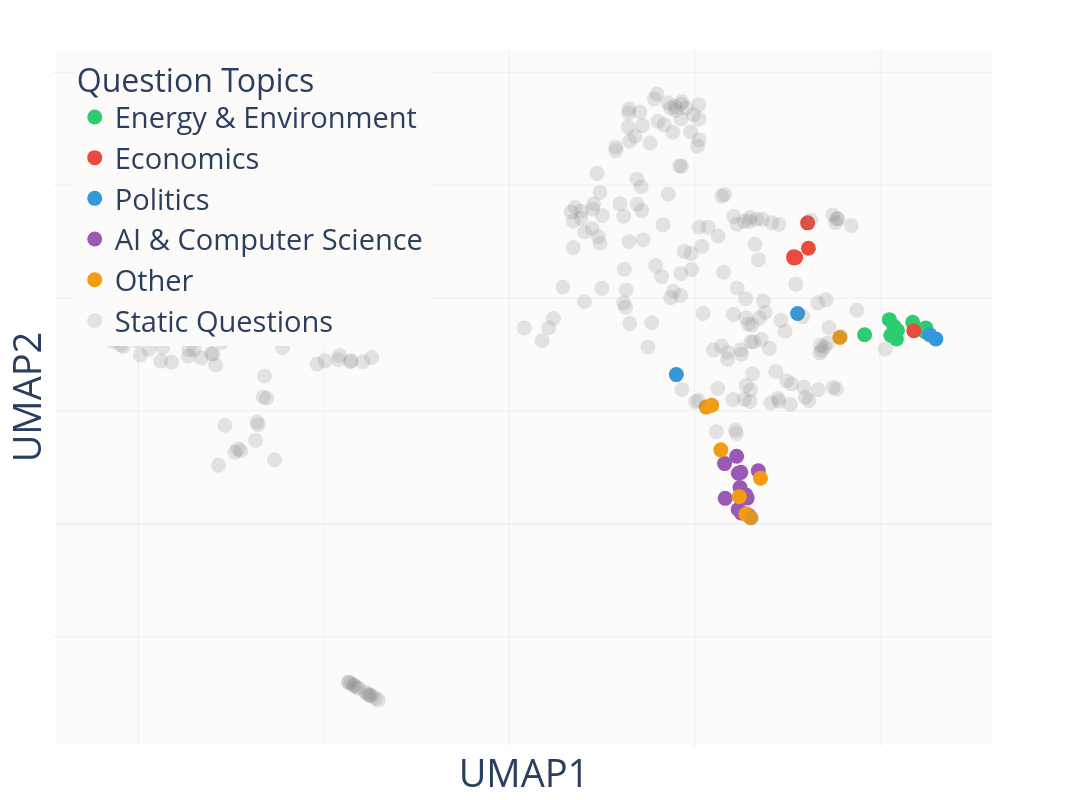

The notebook cell saved with this chart:
### Code cell
# Run the analysis
# model_names = ['gpt-4o', 'o1_mini', 'deepseek-v3', 'llama_70b', 'sonnet', 'llama_8b', 'gpt-4o-mini']
model_names = ['deepseek-v3']
# all_questions = Ps + Qs + PQs
# all_questions = PQs
viz_df = analyze_model_topics_umap_with_unlabeled(logical_and_df, model_names, all_questions)

### Figure 1 — Plotly figure (JSON) as saved in the notebook; plotly's stock layout.template omitted (floating-point values rounded to 4 significant figures; data arrays with more than 128 entries replaced by an {"elided": "..."} marker saying what was removed)
{"data": [{"customdata": [["deepseek-v3", "Energy & Environment", "This question resolves as YES if both the European Union implements a carbon bor<br>der adjustment mechanism by 2028 and the global demand for renewable energy incr<br>eases by more than 12% by 2032, as reported by the European Commission and the I<br>EA on their official websites by December 31, 2032. Resolution source: European <br>Commission's official press releases and IEA's official energy statistics."], ["deepseek-v3", "Energy & Environment", "This question resolves as YES if both the European Union implements a carbon pri<br>cing mechanism by 2028 and the share of renewable energy sources in the EU's ene<br>rgy mix increases by more than 20% by 2030, as reported by the European Commissi<br>on and the IEA on their official websites by December 31, 2030. Resolution sourc<br>e: European Commission's official press releases and IEA's official energy stati<br>stics."], ["deepseek-v3", "Energy & Environment", "This question resolves as YES if both the European Union implements a carbon pri<br>cing mechanism by 2029 and the share of renewable energy sources in the EU's ene<br>rgy mix increases by more than 25% by 2031, as reported by the European Commissi<br>on on their official website by December 31, 2031. Resolution source: European C<br>ommission's official press releases and European Commission's official energy st<br>atistics."], ["deepseek-v3", "Energy & Environment", "This question resolves as YES if both Norway increases its investment in offshor<br>e wind energy by more than 15% by 2027 and its greenhouse gas emissions decrease<br> by more than 10% by 2030, as reported by the Norwegian Ministry of Petroleum an<br>d Energy and the Norwegian Environment Agency on their official websites by Dece<br>mber 31, 2030. Resolution source: Norwegian Ministry of Petroleum and Energy's o<br>fficial press releases and Norwegian Environment Agency's official emissions rep<br>orts."], ["deepseek-v3", "Energy & Environment", "This question resolves as YES if both China increases its investment in renewabl<br>e energy by more than 15% by 2028 and its GDP growth rate increases by more than<br> 5% by 2030, as reported by the Chinese Ministry of Finance and the World Bank o<br>n their official websites by December 31, 2030. Resolution source: Chinese Minis<br>try of Finance's official press releases and World Bank's official GDP growth ra<br>te data."], ["deepseek-v3", "Energy & Environment", "This question resolves as YES if both the cost of solar energy decreases by more<br> than 20% and the number of countries generating more than 50% of their electric<br>ity from renewable sources increases by more than 30% by 2029, as reported by th<br>e IEA on their official website (iea.org) by December 31, 2029. Resolution sourc<br>e: IEA's official reports."], ["deepseek-v3", "Energy & Environment", "This question resolves as YES if both China increases its investment in solar en<br>ergy by more than 20% by 2028 and its greenhouse gas emissions decrease by more <br>than 10% by 2030, as reported by the Chinese Ministry of Finance and the Chinese<br> Ministry of Ecology and Environment on their official websites by December 31, <br>2030. Resolution source: Chinese Ministry of Finance's official press releases a<br>nd Chinese Ministry of Ecology and Environment's official emissions reports."], ["deepseek-v3", "Energy & Environment", "This question resolves as YES if both the cost of lithium-ion batteries decrease<br>s by more than 30% and the number of electric vehicles on the road increases by <br>more than 50% by 2029, as reported by BloombergNEF and the ICCT on their officia<br>l websites by December 31, 2029. Resolution source: BloombergNEF's official repo<br>rts and ICCT's official reports."], ["deepseek-v3", "Energy & Environment", "This question resolves as YES if both the United States implements a national re<br>newable energy standard by 2029 and the number of renewable energy jobs increase<br>s by more than 25% by 2031, as reported by the US Department of Energy and IRENA<br> on their official websites by December 31, 2031. Resolution source: US Departme<br>nt of Energy's official press releases and IRENA's official data."]], "hovertemplate": "Topic_Group=%{customdata[1]}<br>Model=%{customdata[0]}<br>Question=%{customdata[2]}<extra></extra>", "legendgroup": "Energy & Environment", "marker": {"color": "#2ecc71", "size": 15, "symbol": "circle"}, "mode": "markers", "name": "Energy & Environment", "orientation": "v", "showlegend": true, "type": "scatter", "x": [12.18, 12.19, 12.11, 12.35, 12.49, 12.15, 12.48, 11.83, 12.1], "xaxis": "x", "y": [3.275, 3.427, 3.34, 3.57, 3.471, 3.494, 3.404, 3.348, 3.617], "yaxis": "y"}, {"customdata": [["deepseek-v3", "Economics", "This question resolves as YES if both China increases its investment in renewabl<br>e energy by more than 10% by 2030 and its GDP growth rate increases by more than<br> 4% by 2035, as reported by the Chinese Ministry of Finance and the World Bank o<br>n their official websites by December 31, 2035. Resolution source: Chinese Minis<br>try of Finance's official press releases and World Bank's official GDP growth ra<br>te data."], ["deepseek-v3", "Economics", "This question resolves as YES if both the Federal Reserve raises interest rates <br>by more than 1% and the S&P 500 declines by more than 10% in 2025, as announced <br>by the Federal Reserve and reported by S&P Dow Jones Indices on their official w<br>ebsites by December 31, 2025."], ["deepseek-v3", "Economics", "This question resolves as YES if both the Federal Reserve raises interest rates <br>by more than 1% and the S&P 500 declines by more than 10% in 2025, as announced <br>by the Federal Reserve and reported by S&P Dow Jones Indices on their official w<br>ebsites by December 31, 2025."], ["deepseek-v3", "Economics", "The ECB's decisions can have far-reaching effects on the economy and financial m<br>arkets. Resolution date: December 31, 2026. Resolution criteria: Official ECB pr<br>ess release and exchange rate data. Resolution source: ECB.eu"], ["deepseek-v3", "Economics", "This question resolves as YES if both the Federal Reserve raises interest rates <br>by more than 1% and the yield on the 10-year Treasury bond exceeds 4.5% in 2025,<br> as announced by the Federal Reserve and reported by the US Department of the Tr<br>easury on their official websites by December 31, 2025."], ["deepseek-v3", "Economics", "This question resolves as YES if both the European Central Bank implements a neg<br>ative interest rate policy by 2028 and the eurozone inflation rate increases by <br>more than 2.5% by 2030, as reported by the European Central Bank and Eurostat on<br> their official websites by December 31, 2030. Resolution source: European Centr<br>al Bank's official press releases and Eurostat's official inflation rate data."]], "hovertemplate": "Topic_Group=%{customdata[1]}<br>Model=%{customdata[0]}<br>Question=%{customdata[2]}<extra></extra>", "legendgroup": "Economics", "marker": {"color": "#e74c3c", "size": 15, "symbol": "circle"}, "mode": "markers", "name": "Economics", "orientation": "v", "showlegend": true, "type": "scatter", "x": [12.36, 11.07, 11.09, 11.22, 11.07, 11.23], "xaxis": "x", "y": [3.421, 4.731, 4.718, 5.332, 4.709, 4.881], "yaxis": "y"}, {"customdata": [["deepseek-v3", "Politics", "This question resolves as YES if both the adoption of automation technology in t<br>he manufacturing sector increases by more than 25% by 2027 and the unemployment <br>rate in the manufacturing sector increases by more than 5% by 2028, as reported <br>by the International Federation of Robotics and the BLS on their official websit<br>es by December 31, 2028. Resolution source: International Federation of Robotics<br>' official reports and BLS's official unemployment rate data."], ["deepseek-v3", "Politics", "This question resolves as YES if both the United States increases its military e<br>xpenditure by more than 10% in 2026 and the number of terrorist attacks on US so<br>il decreases by more than 15% by 2028, as reported by the US Department of Defen<br>se and the Global Terrorism Database on their official websites by December 31, <br>2028. Resolution source: US Department of Defense's official budget reports and <br>Global Terrorism Database's official reports."], ["deepseek-v3", "Politics", "This question resolves as YES if both China increases its education budget by mo<br>re than 10% by 2028 and its GDP growth rate increases by more than 5% by 2030, a<br>s reported by the Chinese Ministry of Education and the World Bank on their offi<br>cial websites by December 31, 2030. Resolution source: Chinese Ministry of Educa<br>tion's official press releases and World Bank's official GDP growth rate data."], ["deepseek-v3", "Politics", "This question resolves as YES if both the United States and China sign a new tra<br>de agreement and the EU imposes new tariffs on Chinese imports in 2025, as annou<br>nced by the Office of the United States Trade Representative (USTR) and reported<br> by the European Commission on their official websites by January 31, 2026."]], "hovertemplate": "Topic_Group=%{customdata[1]}<br>Model=%{customdata[0]}<br>Question=%{customdata[2]}<extra></extra>", "legendgroup": "Politics", "marker": {"color": "#3498db", "size": 15, "symbol": "circle"}, "mode": "markers", "name": "Politics", "orientation": "v", "showlegend": true, "type": "scatter", "x": [9.802, 11.11, 12.6, 12.53], "xaxis": "x", "y": [2.644, 3.727, 3.276, 3.351], "yaxis": "y"}, {"customdata": [["deepseek-v3", "AI & Computer Science", "This question resolves as YES if both IBM develops a quantum computer and the US<br> Department of Energy invests more than $1 billion in quantum computing research<br> by 2030, as reported by IBM and the US Department of Energy on their official w<br>ebsites by December 31, 2030. Resolution source: IBM's official press releases a<br>nd US Department of Energy's official budget reports."], ["deepseek-v3", "AI & Computer Science", "This question resolves as YES if both Microsoft develops a quantum computer and <br>the US Department of Defense invests more than $2 billion in quantum computing r<br>esearch by 2032, as reported by Microsoft and the US Department of Defense on th<br>eir official websites by December 31, 2032. Resolution source: Microsoft's offic<br>ial press releases and US Department of Defense's official budget reports."], ["deepseek-v3", "AI & Computer Science", "This question resolves as YES if both AWS implements a new encryption protocol b<br>y 2029 and the number of cloud storage data breaches decreases by more than 15% <br>by 2031, as reported by AWS and the CSA on their official websites by December 3<br>1, 2031. Resolution source: AWS's official press releases and CSA's official dat<br>a."], ["deepseek-v3", "AI & Computer Science", "This question resolves as YES if both Google announces a functional quantum comp<br>uter and the NSA develops and implements new quantum-resistant encryption standa<br>rds by 2029, as reported by Google and the NSA on their official websites by Dec<br>ember 31, 2029. Resolution source: Google's official blog posts and NSA's offici<br>al press releases."], ["deepseek-v3", "AI & Computer Science", "This question resolves as YES if both Alphabet (Google) increases its investment<br> in AI research by more than 15% by 2032 and the number of AI-powered products a<br>nd services increases by more than 25% by 2035, as reported by Alphabet (Google)<br> and the AI Now Institute on their official websites by December 31, 2035. Resol<br>ution source: Alphabet (Google)'s official press releases and AI Now Institute's<br> official reports."], ["deepseek-v3", "AI & Computer Science", "This question resolves as YES if both Google announces a functional quantum comp<br>uter and the NSA develops and implements new quantum-resistant encryption standa<br>rds by 2030, as reported by Google and the NSA on their official websites by Dec<br>ember 31, 2030. Resolution source: Google's official blog posts and NSA's offici<br>al press releases."], ["deepseek-v3", "AI & Computer Science", "This question resolves as YES if both Google develops a quantum computer and the<br> US National Institute of Standards and Technology invests more than $1.5 billio<br>n in quantum computing research by 2031, as reported by Google and the US Nation<br>al Institute of Standards and Technology on their official websites by December <br>31, 2031. Resolution source: Google's official press releases and US National In<br>stitute of Standards and Technology's official budget reports."], ["deepseek-v3", "AI & Computer Science", "This question resolves as YES if both Microsoft invests more than $1 billion in <br>cybersecurity research by 2028 and the number of data breaches decreases by more<br> than 10% by 2030, as reported by Microsoft and the ITRC on their official websi<br>tes by December 31, 2030. Resolution source: Microsoft's official press releases<br> and ITRC's official data."], ["deepseek-v3", "AI & Computer Science", "This question resolves as YES if both Amazon develops a quantum computer and the<br> US National Science Foundation invests more than $1.2 billion in quantum comput<br>ing research by 2033, as reported by Amazon and the US National Science Foundati<br>on on their official websites by December 31, 2033. Resolution source: Amazon's <br>official press releases and US National Science Foundation's official budget rep<br>orts."], ["deepseek-v3", "AI & Computer Science", "This question resolves as YES if both Google invests more than $10 billion in AI<br> research by 2027 and its revenue grows by more than 15% in 2028, as reported by<br> Google on their official website (google.com) by December 31, 2028. Resolution <br>source: Google's official press releases and earnings reports."], ["deepseek-v3", "AI & Computer Science", "This question resolves as YES if both Google develops a quantum computer by 2028<br> and the development of AGI is accelerated by more than 2 years by 2030, as repo<br>rted by Google and the AGI Laboratory on their official websites by December 31,<br> 2030. Resolution source: Google's official press releases and AGI Laboratory's <br>official reports."], ["deepseek-v3", "AI & Computer Science", "This question resolves as YES if both Apple and Samsung release new smartphone m<br>odels with foldable screens by 2030, as announced by Apple and reported by Samsu<br>ng on their official websites by December 31, 2030. Resolution source: Apple's o<br>fficial press releases and Samsung's official press releases."], ["deepseek-v3", "AI & Computer Science", "This question resolves as YES if both DeepMind and Microsoft release functional <br>AGI models by 2032, as announced by DeepMind and reported by Microsoft on their <br>official websites by December 31, 2032. Resolution source: DeepMind's official p<br>ress releases and Microsoft's official blog posts."], ["deepseek-v3", "AI & Computer Science", "This question resolves as YES if both IBM develops a quantum computer by 2028 an<br>d the development of new materials with improved properties increases by more th<br>an 20% by 2030, as reported by IBM and the Materials Research Society on their o<br>fficial websites by December 31, 2030. Resolution source: IBM's official press r<br>eleases and Materials Research Society's official reports."]], "hovertemplate": "Topic_Group=%{customdata[1]}<br>Model=%{customdata[0]}<br>Question=%{customdata[2]}<extra></extra>", "legendgroup": "AI & Computer Science", "marker": {"color": "#9b59b6", "size": 15, "symbol": "circle"}, "mode": "markers", "name": "AI & Computer Science", "orientation": "v", "showlegend": true, "type": "scatter", "x": [10.56, 10.5, 10.32, 10.55, 10.45, 10.55, 10.57, 10.33, 10.47, 10.47, 10.49, 10.69, 10.5, 10.59], "xaxis": "x", "y": [0.1739, 0.1907, 1.068, 0.4741, 1.198, 0.5101, 0.4568, 0.4525, 0.2549, 0.8963, 0.6426, 0.942, 0.9126, 0.1431], "yaxis": "y"}, {"customdata": [["deepseek-v3", "Other", "This question resolves as YES if both Tesla and Waymo achieve level 5 autonomy i<br>n their vehicles by 2025, as announced by Tesla and reported by Waymo on their o<br>fficial websites by December 31, 2025."], ["deepseek-v3", "Other", "This question resolves as YES if both Google and Amazon comply with the EU's Dig<br>ital Services Act by 2025, as reported by the European Commission on their offic<br>ial website (Ec.europa.eu) by December 31, 2025."], ["deepseek-v3", "Other", "This question resolves as YES if both IBM develops a quantum computer and the US<br> Department of Energy invests more than $1.5 billion in quantum computing resear<br>ch by 2031, as reported by IBM and the US Department of Energy on their official<br> websites by December 31, 2031. Resolution source: IBM's official press releases<br> and US Department of Energy's official budget reports."], ["deepseek-v3", "Other", "This question resolves as YES if both CRISPR Therapeutics receives FDA approval <br>and the number of patients treated with gene editing therapies increases by more<br> than 50% annually for the next 3 years, as reported by the FDA and the NIH on t<br>heir official websites by December 31, 2030. Resolution source: FDA's official p<br>ress releases and NIH's official reports."], ["deepseek-v3", "Other", "This question resolves as YES if both IBM develops a quantum computer and the US<br> Department of Energy invests more than $2 billion in quantum computing research<br> by 2034, as reported by IBM and the US Department of Energy on their official w<br>ebsites by December 31, 2034. Resolution source: IBM's official press releases a<br>nd US Department of Energy's official budget reports."], ["deepseek-v3", "Other", "This question resolves as YES if both Google announces a functional quantum comp<br>uter and the NSA develops and implements new quantum-resistant encryption standa<br>rds by 2032, as reported by Google and the NSA on their official websites by Dec<br>ember 31, 2032. Resolution source: Google's official blog posts and NSA's offici<br>al press releases."], ["deepseek-v3", "Other", "This question resolves as YES if both Editas Medicine invests more than $1 billi<br>on in gene editing research by 2032 and the number of gene editing-based treatme<br>nts for genetic diseases increases by more than 30% by 2035, as reported by Edit<br>as Medicine and the Genetic Engineering and Biotechnology News on their official<br> websites by December 31, 2035. Resolution source: Editas Medicine's official pr<br>ess releases and Genetic Engineering and Biotechnology News' official reports."], ["deepseek-v3", "Other", "This question resolves as YES if both Apple and Samsung release new smartphone m<br>odels with foldable screens in 2025, as announced by Apple and reported by Samsu<br>ng on their official websites by December 31, 2025."]], "hovertemplate": "Topic_Group=%{customdata[1]}<br>Model=%{customdata[0]}<br>Question=%{customdata[2]}<extra></extra>", "legendgroup": "Other", "marker": {"color": "#f39c12", "size": 15, "symbol": "circle"}, "mode": "markers", "name": "Other", "orientation": "v", "showlegend": true, "type": "scatter", "x": [11.56, 10.28, 10.55, 10.18, 10.6, 10.48, 10.12, 10.71], "xaxis": "x", "y": [3.301, 1.311, 0.1713, 2.102, 0.109, 0.4825, 2.068, 0.8092], "yaxis": "y"}, {"customdata": {"elided": "257x3 str values"}, "hovertemplate": "Topic_Group=%{customdata[1]}<br>Model=%{customdata[0]}<br>Question=%{customdata[2]}<extra></extra>", "legendgroup": "Static Question", "marker": {"color": "rgba(128, 128, 128, 0.2)", "size": 15, "symbol": "circle"}, "mode": "markers", "name": "Static Questions", "orientation": "v", "showlegend": true, "type": "scatter", "x": {"elided": "257 float values"}, "xaxis": "x", "y": {"elided": "257 float values"}, "yaxis": "y"}], "layout": {"height": 800, "legend": {"bgcolor": "#fdfbf9", "bordercolor": "Black", "borderwidth": 0, "font": {"size": 29}, "title": {"font": {"size": 32}, "text": "Question Topics"}, "tracegroupgap": 0, "x": 0.02, "xanchor": "left", "y": 1, "yanchor": "top"}, "margin": {"b": 20, "l": 20, "r": 100, "t": 50}, "plot_bgcolor": "#fdfbf9", "title": {"font": {"size": 20}, "text": "", "x": 0.35, "xanchor": "center", "y": 0.95, "yanchor": "top"}, "width": 2000, "xaxis": {"anchor": "y", "domain": [0, 1], "tickfont": {"size": 1}, "title": {"font": {"size": 38}, "text": "UMAP1"}}, "yaxis": {"anchor": "x", "domain": [0, 1], "tickfont": {"size": 1}, "title": {"font": {"size": 38}, "text": "UMAP2"}}}}
